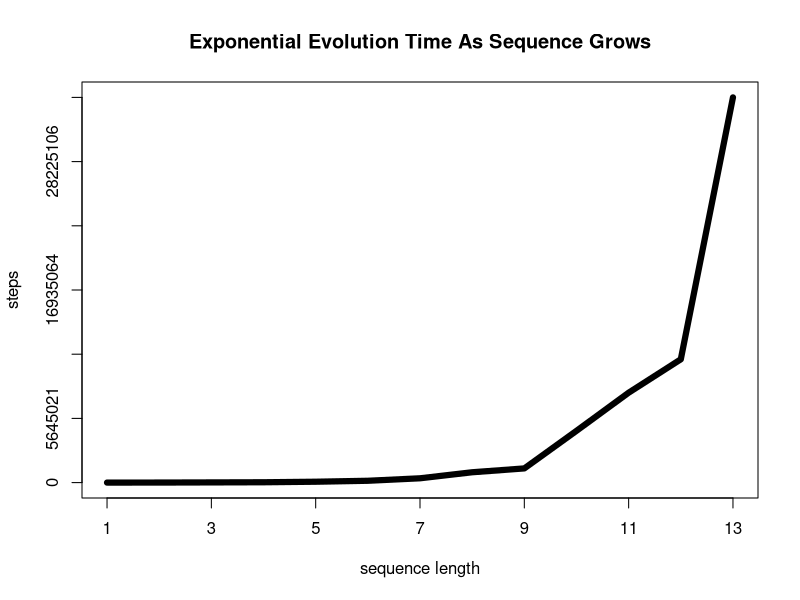
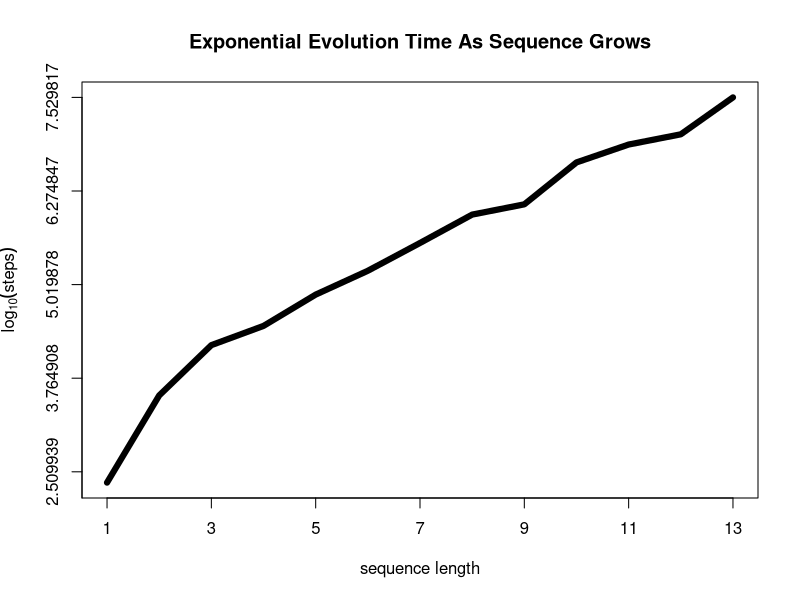

Recreate these plots in R, in order.
png('ohno.png')
stats <- unlist(read.table('stats.txt'))
plot(stats, type='l', lwd=6, ylab='steps', xlab='sequence length', yaxp=c(0, max(stats), 6), xaxp=c(1, length(stats), 6))
title('Exponential Evolution Time As Sequence Grows')
tmp<-dev.off()

png('ohno_log.png')
stats <- unlist(read.table('stats.txt'))
plot(log(stats, 10), type='l', lwd=6, ylab=expression(log[10](steps)), xlab='sequence length', yaxp=c(0, max(log(stats, 10)), 6), xaxp=c(1, length(stats), 6))
title('Exponential Evolution Time As Sequence Grows')
tmp<-dev.off()
